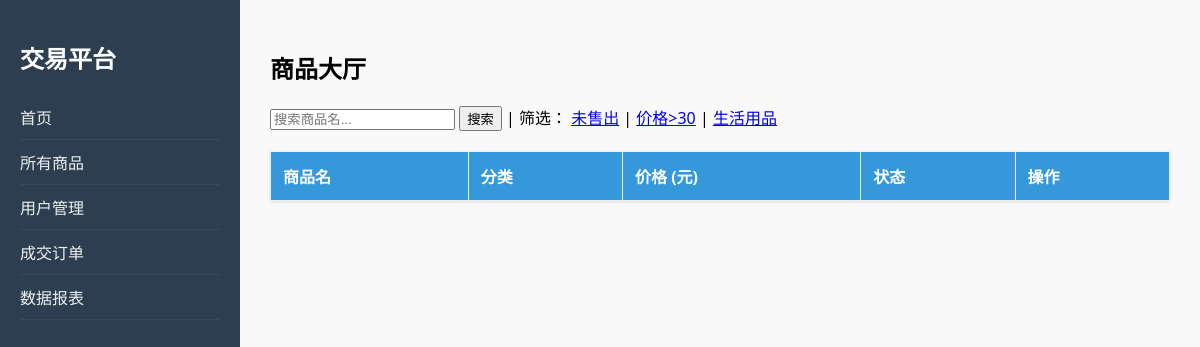
/items, run on an earlier commit of the app's database.
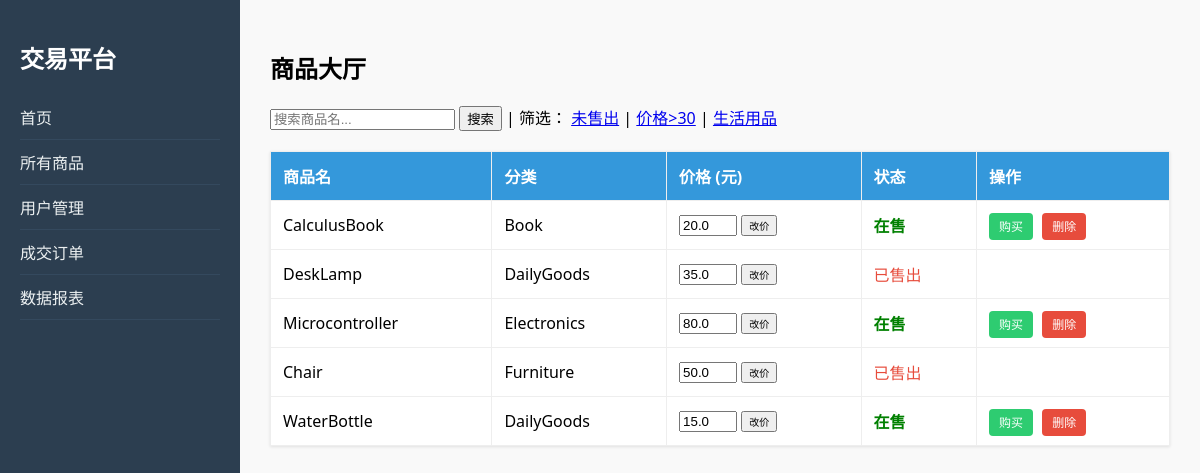
And on a later commit of the database.
### tables this page shows
CREATE TABLE Item (
        item_id INTEGER PRIMARY KEY AUTOINCREMENT,
        item_name TEXT NOT NULL,
        category TEXT,
        price REAL,
        status INTEGER DEFAULT 0 CHECK(status IN (0, 1)),
        seller_id TEXT,
        FOREIGN KEY (seller_id) REFERENCES User(user_id)
    );

### app.py (the view)
@app.route('/items')
def list_items():
    conn = get_db_connection()
    f = request.args.get('filter')
    q = request.args.get('q')
    sql = "SELECT * FROM Item WHERE 1=1"
    params = []
    if f == 'unsold': sql += " AND status = 0"
    elif f == 'expensive': sql += " AND price > 30"
    elif f == 'daily': sql += " AND category = 'DailyGoods'"
    elif f == 'u001': sql += " AND seller_id = 'u001'"
    if q:
        sql += " AND item_name LIKE ?"
        params.append(f'%{q}%')
    items = conn.execute(sql, params).fetchall()
    conn.close()
    return render_template('items.html', items=items)

### app.py (called while the page is built)
def get_db_connection():
    conn = sqlite3.connect(DB_PATH)
    conn.row_factory = lambda cursor, row: dict(zip([col[0] for col in cursor.description], row))
    return conn

### templates/items.html (shortened to what this page needs)
{% extends "layout.html" %}
{% block content %}
<h2>商品大厅</h2>
<div style="margin-bottom: 20px;">
    <form action="/items" method="get" style="display: inline;">
        <input type="text" name="q" placeholder="搜索商品名...">
        <button type="submit">搜索</button>
    </form>
    | 筛选：
    <a href="/items?filter=unsold">未售出</a> |
    <a href="/items?filter=expensive">价格>30</a> |
    <a href="/items?filter=daily">生活用品</a>
</div>
<table>
    <tr>
        <th>商品名</th>
        <th>分类</th>
        <th>价格 (元)</th>
        <th>状态</th>
        <th>操作</th>
    </tr>
    {% for item in items %}
    <tr>
        <td>{{ item.item_name }}</td>
        <td>{{ item.category }}</td>
        <td>
            <form action="/edit_price" method="post" style="display:inline;">
                <input type="number" name="price" value="{{ item.price }}" style="width:50px;">
                <button type="submit" style="font-size:10px;">改价</button>
            </form>
        </td>
        <td class="status-{{ item.status }}">{{ '在售' if item.status == 0 else '已售出' }}</td>
        <td>
            {% if item.status == 0 %}
            <a href="/buy/{{ item.item_id }}" class="btn btn-buy">购买</a>
            <a href="/delete/{{ item.item_id }}" class="btn btn-del" onclick="return confirm('确定删除吗？')">删除</a>
            {% endif %}
        </td>
    </tr>
    {% endfor %}
</table>
{% endblock %}

### templates/layout.html (shortened to what this page needs)
<!DOCTYPE html>
<html>
<head>
</head>
<body>
    <div class="sidebar">
        <h2>交易平台</h2>
        <a href="/">首页</a>
        <a href="/items">所有商品</a>
        <a href="/users">用户管理</a>
        <a href="/orders">成交订单</a>
        <a href="/queries">数据报表</a>
    </div>
    <div class="main">
        {% block content %}{% endblock %}
    </div>
</body>
</html>

### templates/layout.html (style rules this page uses)
body { font-family: 'Segoe UI', sans-serif; margin: 0; display: flex; }
.sidebar { width: 200px; background: #2c3e50; color: white; min-height: 100vh; padding: 20px; }
.sidebar a { color: #ecf0f1; text-decoration: none; display: block; padding: 10px 0; border-bottom: 1px solid #34495e; }
.main { flex: 1; padding: 30px; background: #f9f9f9; }
table { width: 100%; border-collapse: collapse; background: white; box-shadow: 0 1px 3px rgba(0, 0, 0, 0.1); }
th, td { padding: 12px; border: 1px solid #eee; text-align: left; }
th { background: #3498db; color: white; }
.status-0 { color: green; font-weight: bold; }
.status-1 { color: #e74c3c; }
.btn { padding: 5px 10px; border-radius: 4px; text-decoration: none; font-size: 12px; cursor: pointer; }
.btn-buy { background: #2ecc71; color: white; }
.btn-del { background: #e74c3c; color: white; margin-left: 5px; }

What changed in the data, as far as the page shows it:
added Item: item_name "CalculusBook", category "Book", price "20.0", status "在售"
added Item: item_name "DeskLamp", category "DailyGoods", price "35.0", status "已售出"
added Item: item_name "Microcontroller", category "Electronics", price "80.0", status "在售"
added Item: item_name "Chair", category "Furniture", price "50.0", status "已售出"
added Item: item_name "WaterBottle", category "DailyGoods", price "15.0", status "在售"
